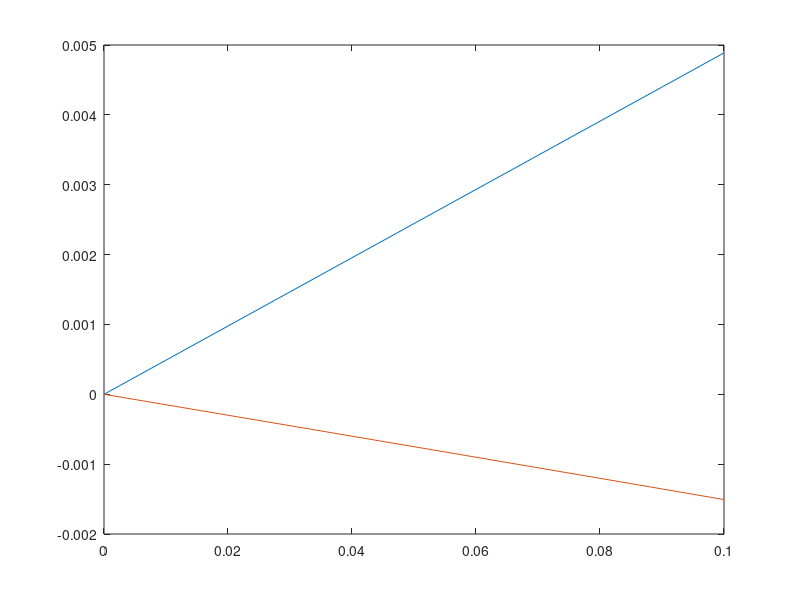
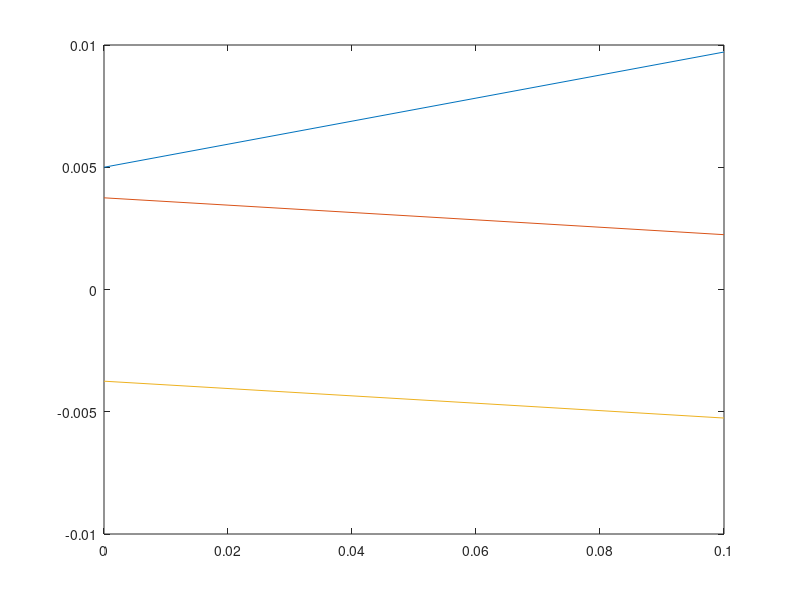
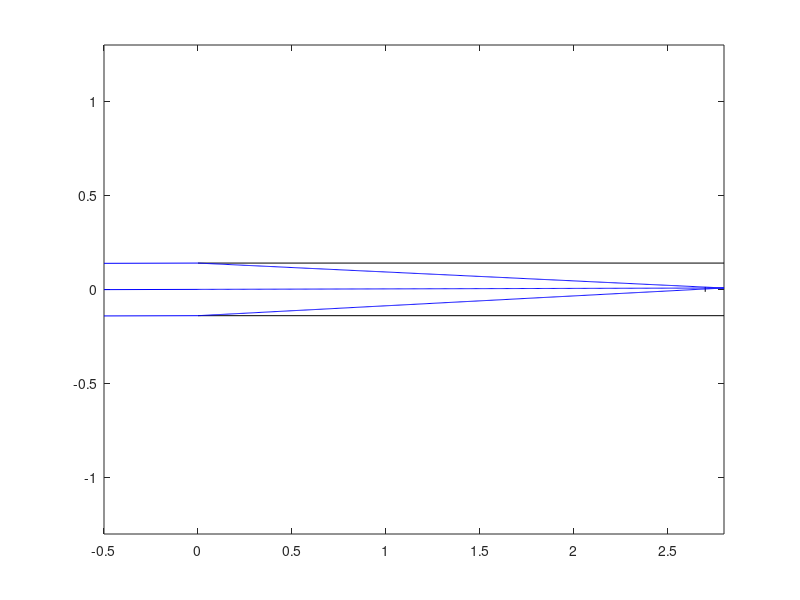
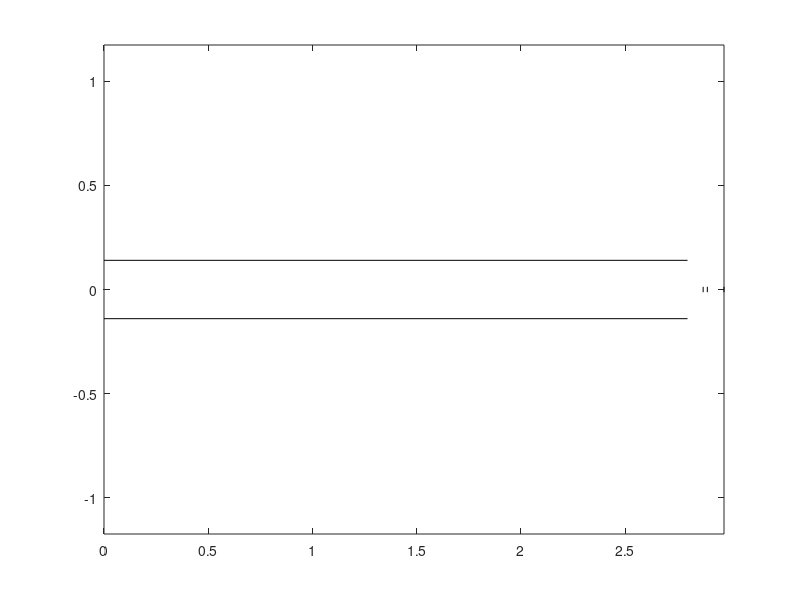

MATLAB code to generate these figures, in order: (Note: this script raises an error after producing the figures.)
% telescope focused on IR cam (no extra optics)
p1=rad2deg(atan(1/2*12.5e-6/2.8))*3600*2;  %arcsec/pixel 

% telescope, collimator, lens, IR cam
th2 = atan(1/2*12.5e-6/.0254); %theta 2 (rad)
x2 = tan(th2)*.075;  % (m)
p2 = rad2deg(atan(x2/2.8))*3600*2;  %%arcsec/pixel

% telescope, collimator, lens, APD
th2 = atan(1/2*200e-6/.0254); %theta 2 (rad)
x2 = tan(th2)*.075;  % (m)
apd = rad2deg(atan(x2/2.8))*3600*2;  %%arcsec/pixel

%% FSM walk
f1 = 2.8;  %scope focal length (m)
f2 = 0.075;  %collimating lens focal length (m)
d = 0.1;  %dist from collimating lens to fsm (m)

th = deg2rad(0:.01:.1);  %angle of arrival (rad)

h_1 = f1*tan(th);  %off axis radius at scope focus
h_2 = (f1+f2)*tan(th)-d*tan(th*f1/f2); %off axis radius at d

figure()
plot(rad2deg(th),[h_1;h_2])

ap = 0.28;  %aperture diameter (m)
d2 = 0.1;  %dist focus to fsm (original setup, m)
h_1p = (f1-d2)*tan(th)+ap*d2/f1/2; %off axis max at fsm
h_2p = (f1+f2)*tan(th)-d*tan(th*f1/f2)+ap*f2/f1/2; %off axis max at fsm
h_2m = (f1+f2)*tan(th)-d*tan(th*f1/f2)-ap*f2/f1/2; %off axis min at fsm

figure()
plot(rad2deg(th),[h_1p;h_2p;h_2m])

%% tel plot old
f1 = 2.8;  %scope focal length (m)
ap1 = .28;  %scope aperture diameter
fsm_d = 0.026;  %fsm diameter
ir_l = 0.1;  %dist fsm-ir  (IR cam at focus)

figure(10)
%scope body
plot([0;f1],[ap1/2 -ap1/2;ap1/2 -ap1/2],'k')
hold on
axis equal
%fsm
plot([f1-ir_l;f1-ir_l],[fsm_d/2;-fsm_d/2],'k')

%in rays
x=(0:.005:f1);
th=deg2rad(0.15);  %incoming angle (rad)

%r1, top edge aperture
r1x = x;
r1y = ap1/2+(f1*tan(th)-ap1/2)/f1*x;
r1x = [-.5 0 r1x];
r1y = [ap1/2-tan(th)*.5 ap1/2 r1y];
plot(r1x,r1y,'b')
%r2, bottom edge aperture
r2x = x;
r2y = -ap1/2+(f1*tan(th)+ap1/2)/f1*x;
r2x = [-.5 0 r2x];
r2y = [-ap1/2-tan(th)*.5 -ap1/2 r2y];
plot(r2x,r2y,'b')
%r3, center aperture
r3x = x;
r3y = (f1*tan(th))/f1*x;
r3x = [-.5 0 r3x];
r3y = [-tan(th)*.5 0 r3y];
plot(r3x,r3y,'b')

%
hold off

%% tel plot new
f1 = 2.8;  %scope focal length (m)
f2 = 0.075;  %collimating lens focal length (m)
ap1 = .28;  %scope aperture diameter
f2_d = 0.026;  %relay lens diameter
fsm_d = 0.026;  %fsm diameter
ir_d = 0.026;  %IR cam diameter
fsm_l = 0.02;  %dist f2-fsm 
ir_l = 0.08;  %dist fsm-ir 

figure(11)
%scope body
plot([0;f1],[ap1/2 -ap1/2;ap1/2 -ap1/2],'k')
hold on
axis equal
%relay
plot([f1+f2;f1+f2],[f2_d/2;-f2_d/2],'k')
%fsm
plot([f1+f2+fsm_l;f1+f2+fsm_l],[fsm_d/2;-fsm_d/2],'k')
%IR
plot([f1+f2+fsm_l+ir_l;f1+f2+fsm_l+ir_l],[ir_d/2;-ir_d/2],'k')


%in rays
x=(0:.005:f1+f2);
x2=(f1+f2:0.005:f1+f2+fsm_l+ir_l);
% th=deg2rad(0);  %incoming angle (rad)
th=deg2rad([0.5;0;-0.5]);  %incoming angle (rad)
colororder({'b','r','g'})

%r1, top edge aperture
r1x = x;
r1y = ap1/2+(f1*tan(th)-ap1/2)/f1.*x;
r1x = [-.5 0 r1x];
r1y = [ap1/2-tan(th)*.5 repmat(ap1/2,size(th)) r1y];
r1x = [r1x x2];
r1y = [r1y r1y(:,end)-tan(th*f1/f2).*(x2-x2(1))];
plot(r1x,r1y)
%r2, bottom edge aperture
r2x = x;
r2y = -ap1/2+(f1*tan(th)+ap1/2)/f1.*x;
r2x = [-.5 0 r2x];
r2y = [-ap1/2-tan(th)*.5 repmat(-ap1/2,size(th)) r2y];
r2x = [r2x x2];
r2y = [r2y r2y(:,end)-tan(th*f1/f2).*(x2-x2(1))];
plot(r2x,r2y)
%r3, center aperture
r3x = x;
r3y = (f1*tan(th))/f1.*x;
r3x = [-.5 0 r3x];
r3y = [-tan(th)*.5 repmat(0,size(th)) r3y];
r3x = [r3x x2];
r3y = [r3y r3y(:,end)-tan(th*f1/f2).*(x2-x2(1))];
plot(r3x,r3y)

%
hold off

